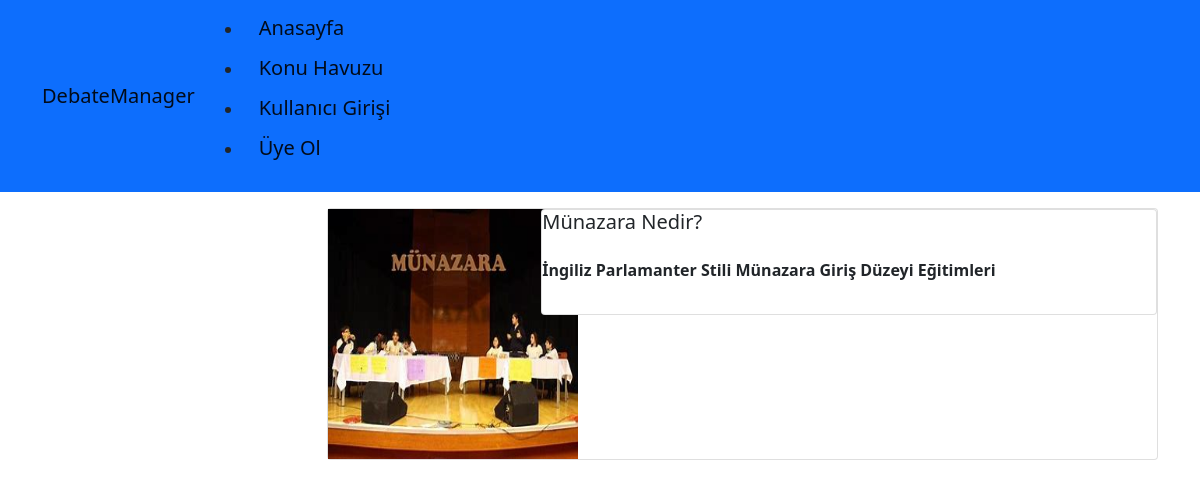
The app's page /blogs/munazara-nedir with its own data.
### DM/models.py (models this page shows, shortened)
class Blog(models.Model):
    title = models.CharField(max_length=200)
    image = models.CharField(max_length=50)
    description = RichTextField()
    is_active = models.BooleanField(default=False)
    is_home = models.BooleanField(default=False)
    slug = models.SlugField(null=False, blank=True, unique=True, db_index=True, editable=False)
    categories = models.ManyToManyField(Category)

### DM/views.py (the view)
# urls.py: path("blogs/<slug:slug>", views.blog_details, name="blog_details"),
def blog_details(request, slug):
    blog = Blog.objects.get(slug=slug)
    return render(request, "DM/blog_details.html", {
        "blog": blog})

### DM/templates/DM/blog_details.html (shortened to what this page needs)
{% extends "base.html" %}
{% load static %}
{% block content %}
    <div class="container mt-3">
        <div class="row">
            <div class="col-3">
            </div>
            <div class="col-9">
                <div class="card mb-3">
                    <div class="row">
                        <div class="col-md-3">
                            <img src="{% static 'img/'|add:blog.image %}" alt="" width="250" height="250">
                        </div>
                        <div class="col-md-9">
                            <div class="card body">
                                <h5 class="card-title">
                                    {{ blog.title }}
                                </h5>
                                <p class="card-text">{{ blog.description|safe }}</p>
                            </div>
                        </div>
                    </div>
                </div>
            </div>
        </div>
    </div>
{% endblock %}

### records on screen
Blog: image (picture), title "Münazara Nedir?", description "İngiliz Parlamanter Stili Münazara Giriş Düzeyi Eğitimleri"
